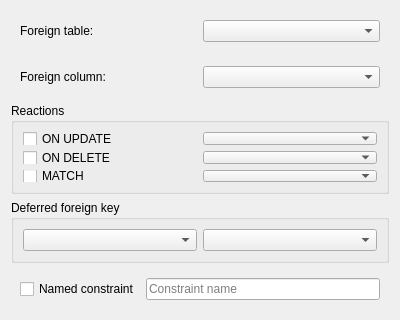
<?xml version="1.0" encoding="UTF-8"?>
<ui version="4.0">
 <class>ColumnForeignKeyPanel</class>
 <widget class="QWidget" name="ColumnForeignKeyPanel">
  <property name="geometry">
   <rect>
    <x>0</x>
    <y>0</y>
    <width>400</width>
    <height>320</height>
   </rect>
  </property>
  <property name="minimumSize">
   <size>
    <width>0</width>
    <height>320</height>
   </size>
  </property>
  <property name="windowTitle">
   <string>Form</string>
  </property>
  <layout class="QVBoxLayout" name="verticalLayout">
   <item>
    <widget class="QWidget" name="fkTableWidget" native="true">
     <layout class="QHBoxLayout" name="horizontalLayout">
      <item>
       <widget class="QLabel" name="fkTableLabel">
        <property name="text">
         <string>Foreign table:</string>
        </property>
       </widget>
      </item>
      <item>
       <widget class="QComboBox" name="fkTableCombo"/>
      </item>
     </layout>
    </widget>
   </item>
   <item>
    <widget class="QWidget" name="fkColumnWidget" native="true">
     <layout class="QHBoxLayout" name="horizontalLayout_2">
      <item>
       <widget class="QLabel" name="fkColumnLabel">
        <property name="text">
         <string>Foreign column:</string>
        </property>
       </widget>
      </item>
      <item>
       <widget class="QComboBox" name="fkColumnCombo"/>
      </item>
     </layout>
    </widget>
   </item>
   <item>
    <widget class="QGroupBox" name="reactionsGroup">
     <property name="title">
      <string>Reactions</string>
     </property>
     <layout class="QGridLayout" name="gridLayout">
      <item row="0" column="0">
       <widget class="QCheckBox" name="onUpdateCheckBox">
        <property name="text">
         <string>ON UPDATE</string>
        </property>
       </widget>
      </item>
      <item row="0" column="1">
       <widget class="QComboBox" name="onUpdateCombo"/>
      </item>
      <item row="1" column="0">
       <widget class="QCheckBox" name="onDeleteCheckBox">
        <property name="text">
         <string>ON DELETE</string>
        </property>
       </widget>
      </item>
      <item row="2" column="0">
       <widget class="QCheckBox" name="matchCheckBox">
        <property name="text">
         <string>MATCH</string>
        </property>
       </widget>
      </item>
      <item row="1" column="1">
       <widget class="QComboBox" name="onDeleteCombo"/>
      </item>
      <item row="2" column="1">
       <widget class="QComboBox" name="matchCombo"/>
      </item>
     </layout>
    </widget>
   </item>
   <item>
    <widget class="QGroupBox" name="deferredGroup">
     <property name="title">
      <string>Deferred foreign key</string>
     </property>
     <layout class="QHBoxLayout" name="horizontalLayout_3">
      <item>
       <widget class="QComboBox" name="deferrableCombo"/>
      </item>
      <item>
       <widget class="QComboBox" name="initiallyCombo"/>
      </item>
     </layout>
    </widget>
   </item>
   <item>
    <widget class="QWidget" name="namedWidget" native="true">
     <layout class="QHBoxLayout" name="horizontalLayout_4">
      <item>
       <widget class="QCheckBox" name="namedCheckBox">
        <property name="text">
         <string>Named constraint</string>
        </property>
       </widget>
      </item>
      <item>
       <widget class="QLineEdit" name="nameEdit">
        <property name="placeholderText">
         <string>Constraint name</string>
        </property>
       </widget>
      </item>
     </layout>
    </widget>
   </item>
  </layout>
 </widget>
 <tabstops>
  <tabstop>fkTableCombo</tabstop>
  <tabstop>fkColumnCombo</tabstop>
  <tabstop>onUpdateCheckBox</tabstop>
  <tabstop>onUpdateCombo</tabstop>
  <tabstop>onDeleteCheckBox</tabstop>
  <tabstop>onDeleteCombo</tabstop>
  <tabstop>matchCheckBox</tabstop>
  <tabstop>matchCombo</tabstop>
  <tabstop>deferrableCombo</tabstop>
  <tabstop>initiallyCombo</tabstop>
  <tabstop>namedCheckBox</tabstop>
  <tabstop>nameEdit</tabstop>
 </tabstops>
 <resources/>
 <connections/>
</ui>
